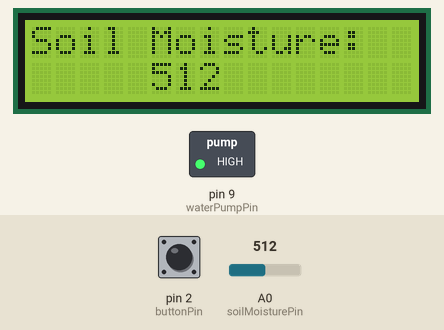
The sketch below on a simulated Arduino Uno, built with avr-gcc and run on an emulated ATmega328P. On the bench: 16×2 character LCD, switched loads named in the sketch (green lamp = pin HIGH). Inputs (shaded band) come from the test bench; at power-on: pin 2 (buttonPin) HIGH, A0 (soilMoisturePin) = 512. What the sketch prints to the serial monitor is not drawn.

Above: at 1.2 s.
1.3 s: pin 2 (buttonPin) pulled LOW for 0.45 s
4.6 s: A0 (soilMoisturePin) set to 490
At 6.9 s:
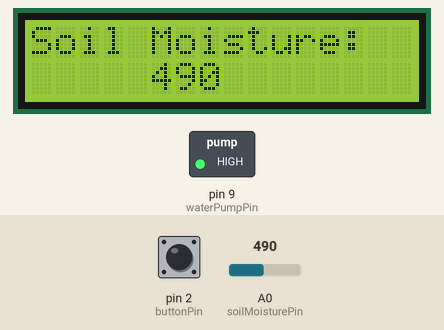
7.6 s: A0 (soilMoisturePin) set to 510
10.6 s: A0 (soilMoisturePin) set to 306
At 16.5 s:
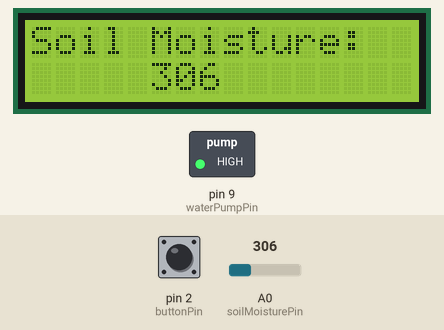
At 40.4 s:
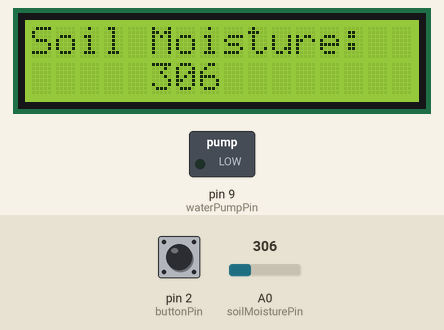
Timing chart, 0 to 41.9 s (numbered marks = the images above; inputs shaded):
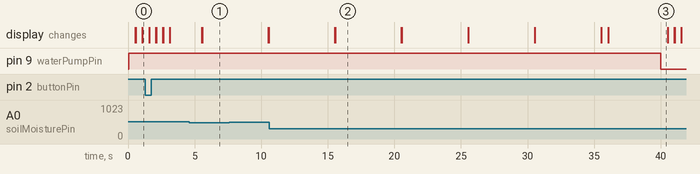

The sketch:

V2.3.2.ino
```cpp
#include <Arduino_FreeRTOS.h>
#include <semphr.h>
#include <Wire.h>
#include <LiquidCrystal_I2C.h>

SemaphoreHandle_t mutex_v;
SemaphoreHandle_t soilMoistureSemaphore;
SemaphoreHandle_t buttonSemaphore;
TaskHandle_t HandleMoisture;
TaskHandle_t HandleWaterPump;
QueueHandle_t moistureQueue;

const int soilMoisturePin = A0;
const int waterPumpPin = 9;
const int buttonPin = 2;

LiquidCrystal_I2C lcd(0x27, 16, 2); // Set the I2C address and LCD dimensions

int getMoistureLevel() {
  int moistureLevel;
  portENTER_CRITICAL();
  moistureLevel = analogRead(soilMoisturePin);
  portEXIT_CRITICAL();
  return moistureLevel;
}

void TaskMoisture(void *pvParameters);
void TaskWaterPump(void *pvParameters);

void buttonInterrupt();

void setup() {
  Serial.begin(9600);
  pinMode(buttonPin, INPUT_PULLUP);

  mutex_v = xSemaphoreCreateMutex();
  soilMoistureSemaphore = xSemaphoreCreateBinary();
  buttonSemaphore = xSemaphoreCreateBinary();
  moistureQueue = xQueueCreate(5, sizeof(int)); // Create a queue with a depth of 5

  if (mutex_v == NULL || soilMoistureSemaphore == NULL || buttonSemaphore == NULL || moistureQueue == NULL) {
    Serial.println("Semaphore/Queue creation failed.");
  }

  attachInterrupt(digitalPinToInterrupt(buttonPin), buttonInterrupt, FALLING);

  xTaskCreate(TaskMoisture, "Moisture", 128, NULL, 2, &HandleMoisture);
  xTaskCreate(TaskWaterPump, "WaterPump", 128, NULL, 1, &HandleWaterPump);

  lcd.init();      // Initialize the LCD
  lcd.backlight(); // Turn on the backlight
}

void loop() {}

void TaskMoisture(void *pvParameters) {
  (void)pvParameters;
  while (1) {
    int moistureLevel = getMoistureLevel();
    Serial.println(moistureLevel);
    lcd.clear();
    lcd.setCursor(0, 0);
    lcd.print("Soil Moisture:");
    lcd.setCursor(5, 1);
    lcd.print(moistureLevel);

    // Send moisture level to the queue
    xQueueSend(moistureQueue, &moistureLevel, portMAX_DELAY);

    if (moistureLevel > 500) {
      xSemaphoreGive(soilMoistureSemaphore);
      changeTaskPriority(HandleWaterPump, 3);
      Serial.println("Dibawah");
    } else {
      changeTaskPriority(HandleWaterPump, 1); // Add alternative behavior for the else condition
    }
    vTaskDelay(500 / portTICK_PERIOD_MS);
  }
}

void changeTaskPriority(TaskHandle_t taskHandle, UBaseType_t newPriority) {
  vTaskPrioritySet(taskHandle, newPriority);
}

void TaskWaterPump(void *pvParameters) {
  (void)pvParameters;
  pinMode(waterPumpPin, OUTPUT);

  while (1) {
    int moistureLevel;
    if (xQueueReceive(moistureQueue, &moistureLevel, portMAX_DELAY) == pdTRUE) {
      if (moistureLevel > 500) {
        xSemaphoreTake(mutex_v, portMAX_DELAY);
        digitalWrite(waterPumpPin, HIGH);
        Serial.println("Nyala");
        vTaskDelay(5000 / portTICK_PERIOD_MS);
        digitalWrite(waterPumpPin, LOW);
        Serial.println("Mati");
        xSemaphoreGive(mutex_v);
      }
    }
  }
}

void buttonInterrupt() {
  xSemaphoreGive(soilMoistureSemaphore);
  Serial.println("Butt");
}
```

Measured:
- after the input at 4.6 s, the display: first differs from a run without the input after 0.96 s (image 1)
- after the input at 10.6 s, pin 9 (waterPumpPin): HIGH → LOW after 29.4 s
- what the display in image 2 shows lasts 4.9 s, from 15.6 s to 20.5 s
- what the display in image 3 shows lasts 4.4 s, from 36.1 s to 40.5 s
